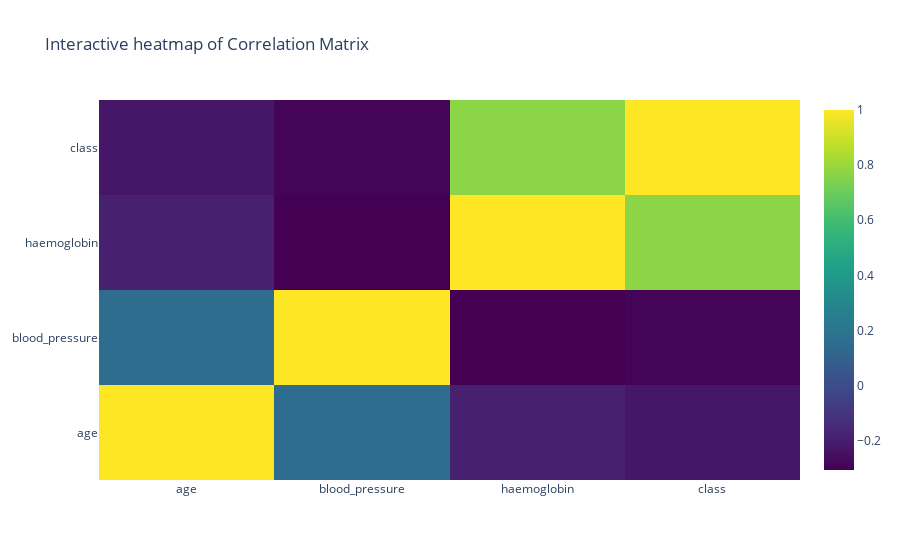

The code cell stored with this chart in its notebook:
### Code cell
import plotly.graph_objects as go
heatmap_data=df[selected_columns].corr()

fig = go.Figure(data=go.Heatmap(z=heatmap_data.values,
                                x=heatmap_data.columns,
                                y=heatmap_data.index,
                                colorscale='Viridis'))

fig.update_layout(title='Interactive heatmap of Correlation Matrix')
fig.show()

### Figure 1 — Plotly figure (JSON) as saved in the notebook; plotly's stock layout.template omitted (floating-point values rounded to 4 significant figures)
{"data": [{"colorscale": [[0, "#440154"], [0.1111, "#482878"], [0.2222, "#3e4989"], [0.3333, "#31688e"], [0.4444, "#26828e"], [0.5556, "#1f9e89"], [0.6667, "#35b779"], [0.7778, "#6ece58"], [0.8889, "#b5de2b"], [1, "#fde725"]], "type": "heatmap", "x": ["age", "blood_pressure", "haemoglobin", "class"], "y": ["age", "blood_pressure", "haemoglobin", "class"], "z": [[1, 0.1595, -0.1929, -0.2273], [0.1595, 1, -0.3065, -0.2941], [-0.1929, -0.3065, 1, 0.7689], [-0.2273, -0.2941, 0.7689, 1]]}], "layout": {"title": {"text": "Interactive heatmap of Correlation Matrix"}}}
